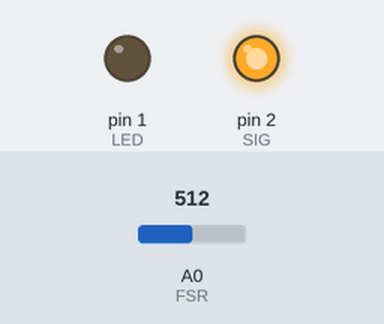
Bench run of a sketch on a simulated Arduino Uno, built with avr-gcc and run on an emulated ATmega328P. Parts: output pins drawn as LEDs (lit = HIGH). The test bench sets the inputs (shaded band); at power-on: A0 (FSR) = 512.

Above: at 1.2 s.
1.3 s: A0 (FSR) set to 306
At 1.41 s:
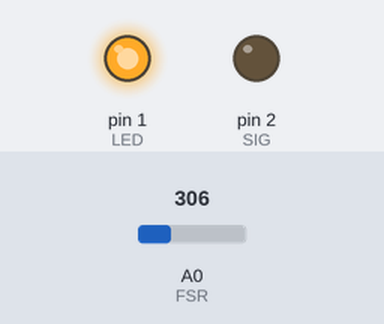
Timing chart, 0 to 4.3 s (numbered marks = the images above; inputs shaded):
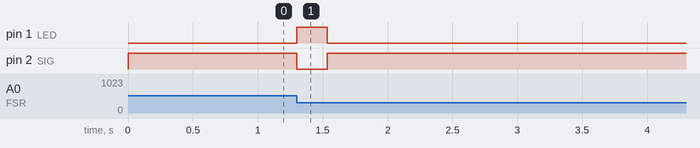

The sketch:

FSR_Single_V4_Attiny.ino
```cpp
#define VERSION 2

#define LED 1
#define SIG 2
#define FSR 0
#define THRESHOLD 0.93

#define SHORT_SIZE 8
#define LONG_SIZE 16
#define LONG_INTERVAL (250/LONG_SIZE)

unsigned long lastTime = 0;

int longIndex = 0, shortIndex = 0, longAvg = 0, shortAvg = 0;
int shortSamples[SHORT_SIZE], longSamples[LONG_SIZE];
int i = 0, total = 0;

void setup() {
  for(i = 0; i < SHORT_SIZE; i++) shortSamples[i] = 0;
  for(i = 0; i < LONG_SIZE; i++) longSamples[i] = 0;

  lastTime = millis();

  pinMode(LED, OUTPUT);
  pinMode(SIG, OUTPUT);
  digitalWrite(LED, LOW);
  digitalWrite(SIG, HIGH);
  pinMode(FSR, INPUT);
}

void loop() {
  shortSamples[shortIndex++] = analogRead(FSR);
  if(shortIndex >= SHORT_SIZE) shortIndex = 0;

  total = 0;
  for(i = 0; i < SHORT_SIZE; i++) total += shortSamples[i];
  shortAvg = total / SHORT_SIZE;

  if(millis() - lastTime > LONG_INTERVAL) {
    longSamples[longIndex++] = shortAvg;
    if(longIndex >= LONG_SIZE) longIndex = 0;

    total = 0;
    for(i = 0; i < LONG_SIZE; i++) total += longSamples[i];
    longAvg = total / LONG_SIZE;

    lastTime = millis();
  }

  if(shortAvg < longAvg*THRESHOLD) {
    digitalWrite(LED, HIGH);
    digitalWrite(SIG, LOW);
  }
  else {
    digitalWrite(LED, LOW);
    digitalWrite(SIG, HIGH);
  }

}
```

Measured:
- after the input at 1.3 s, pin 1 (LED): LOW → HIGH at once, → LOW 0.24 s later; pin 2 (SIG): HIGH → LOW at once, → HIGH 0.24 s later
